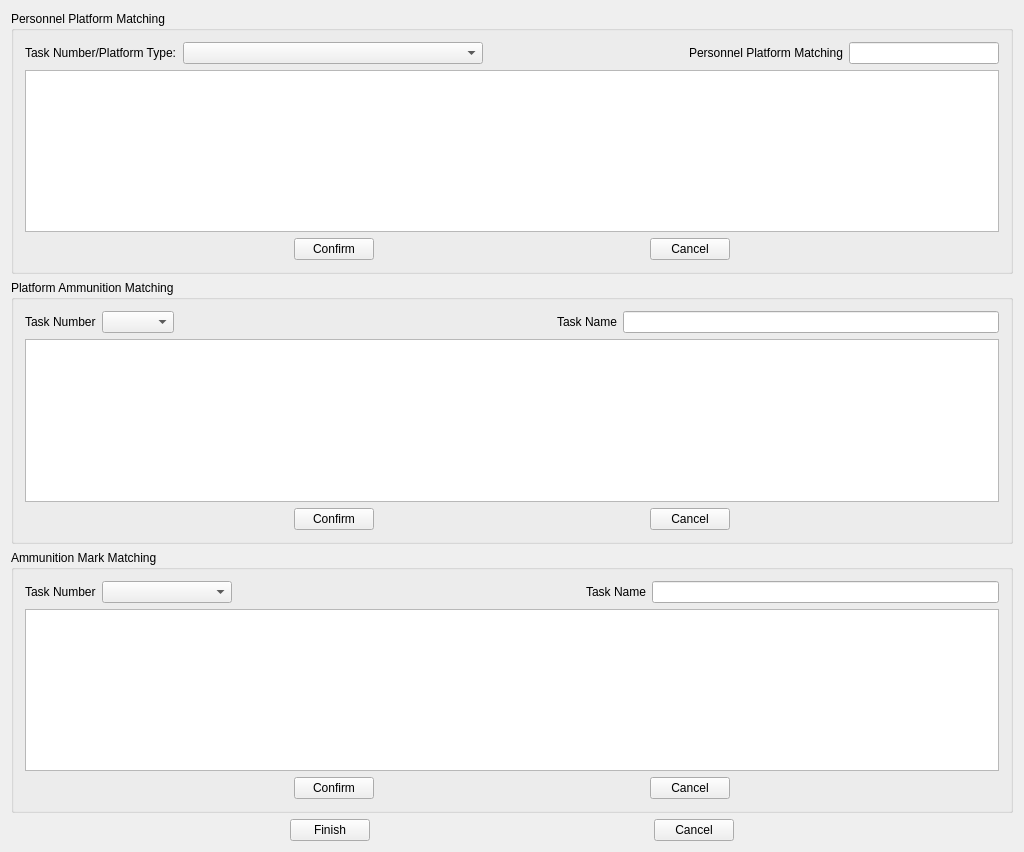
<?xml version="1.0" encoding="UTF-8"?>
<ui version="4.0">
 <class>CDlgMissionAllocation</class>
 <widget class="QWidget" name="CDlgMissionAllocation">
  <property name="geometry">
   <rect>
    <x>0</x>
    <y>0</y>
    <width>1024</width>
    <height>852</height>
   </rect>
  </property>
  <property name="windowTitle">
   <string>CDlgMissionAllocation</string>
  </property>
  <layout class="QVBoxLayout" name="verticalLayout_3" stretch="3,3,3,0">
   <item>
    <widget class="QGroupBox" name="groupBox">
     <property name="title">
      <string>Personnel Platform Matching</string>
     </property>
     <layout class="QVBoxLayout" name="verticalLayout_4">
      <item>
       <layout class="QHBoxLayout" name="horizontalLayout_3">
        <item>
         <widget class="QLabel" name="label_2">
          <property name="text">
           <string>Task Number/Platform Type:</string>
          </property>
         </widget>
        </item>
        <item>
         <widget class="QComboBox" name="comboBoxMissionName">
          <property name="minimumSize">
           <size>
            <width>300</width>
            <height>0</height>
           </size>
          </property>
         </widget>
        </item>
        <item>
         <spacer name="horizontalSpacer_7">
          <property name="orientation">
           <enum>Qt::Horizontal</enum>
          </property>
          <property name="sizeHint" stdset="0">
           <size>
            <width>40</width>
            <height>20</height>
           </size>
          </property>
         </spacer>
        </item>
        <item>
         <widget class="QLabel" name="label_3">
          <property name="text">
           <string>Personnel Platform Matching</string>
          </property>
         </widget>
        </item>
        <item>
         <widget class="QLineEdit" name="lineEditMissionName">
          <property name="sizePolicy">
           <sizepolicy hsizetype="Fixed" vsizetype="Fixed">
            <horstretch>0</horstretch>
            <verstretch>0</verstretch>
           </sizepolicy>
          </property>
          <property name="minimumSize">
           <size>
            <width>150</width>
            <height>0</height>
           </size>
          </property>
         </widget>
        </item>
       </layout>
      </item>
      <item>
       <widget class="QTableWidget" name="tableWidget">
        <property name="sizePolicy">
         <sizepolicy hsizetype="Preferred" vsizetype="Preferred">
          <horstretch>0</horstretch>
          <verstretch>0</verstretch>
         </sizepolicy>
        </property>
        <property name="minimumSize">
         <size>
          <width>940</width>
          <height>140</height>
         </size>
        </property>
       </widget>
      </item>
      <item>
       <layout class="QHBoxLayout" name="horizontalLayout_2">
        <item>
         <spacer name="horizontalSpacer_4">
          <property name="orientation">
           <enum>Qt::Horizontal</enum>
          </property>
          <property name="sizeHint" stdset="0">
           <size>
            <width>40</width>
            <height>20</height>
           </size>
          </property>
         </spacer>
        </item>
        <item>
         <widget class="QPushButton" name="pBEnsure">
          <property name="text">
           <string>Confirm</string>
          </property>
         </widget>
        </item>
        <item>
         <spacer name="horizontalSpacer_5">
          <property name="orientation">
           <enum>Qt::Horizontal</enum>
          </property>
          <property name="sizeHint" stdset="0">
           <size>
            <width>40</width>
            <height>20</height>
           </size>
          </property>
         </spacer>
        </item>
        <item>
         <widget class="QPushButton" name="pBCancel">
          <property name="text">
           <string>Cancel</string>
          </property>
         </widget>
        </item>
        <item>
         <spacer name="horizontalSpacer_6">
          <property name="orientation">
           <enum>Qt::Horizontal</enum>
          </property>
          <property name="sizeHint" stdset="0">
           <size>
            <width>40</width>
            <height>20</height>
           </size>
          </property>
         </spacer>
        </item>
       </layout>
      </item>
     </layout>
    </widget>
   </item>
   <item>
    <widget class="QGroupBox" name="groupBox_2">
     <property name="title">
      <string>Platform Ammunition Matching</string>
     </property>
     <layout class="QVBoxLayout" name="verticalLayout_2">
      <item>
       <layout class="QGridLayout" name="gridLayout_7">
        <item row="0" column="2">
         <spacer name="horizontalSpacer_25">
          <property name="orientation">
           <enum>Qt::Horizontal</enum>
          </property>
          <property name="sizeHint" stdset="0">
           <size>
            <width>118</width>
            <height>20</height>
           </size>
          </property>
         </spacer>
        </item>
        <item row="0" column="3">
         <widget class="QLabel" name="label_5">
          <property name="text">
           <string>Task Name</string>
          </property>
         </widget>
        </item>
        <item row="0" column="0">
         <widget class="QLabel" name="label_6">
          <property name="text">
           <string>Task Number</string>
          </property>
         </widget>
        </item>
        <item row="0" column="1">
         <widget class="QComboBox" name="cbxmode"/>
        </item>
        <item row="0" column="4">
         <widget class="QLineEdit" name="leTaskName">
          <property name="readOnly">
           <bool>true</bool>
          </property>
         </widget>
        </item>
       </layout>
      </item>
      <item>
       <widget class="QTableWidget" name="tbwdata">
        <property name="sizePolicy">
         <sizepolicy hsizetype="Preferred" vsizetype="Preferred">
          <horstretch>0</horstretch>
          <verstretch>0</verstretch>
         </sizepolicy>
        </property>
        <property name="minimumSize">
         <size>
          <width>940</width>
          <height>140</height>
         </size>
        </property>
       </widget>
      </item>
      <item>
       <layout class="QGridLayout" name="gridLayout_8">
        <item row="0" column="0">
         <spacer name="horizontalSpacer_26">
          <property name="orientation">
           <enum>Qt::Horizontal</enum>
          </property>
          <property name="sizeHint" stdset="0">
           <size>
            <width>95</width>
            <height>17</height>
           </size>
          </property>
         </spacer>
        </item>
        <item row="0" column="1">
         <widget class="QPushButton" name="btnconfirm">
          <property name="text">
           <string>Confirm</string>
          </property>
         </widget>
        </item>
        <item row="0" column="2">
         <spacer name="horizontalSpacer_27">
          <property name="orientation">
           <enum>Qt::Horizontal</enum>
          </property>
          <property name="sizeHint" stdset="0">
           <size>
            <width>94</width>
            <height>17</height>
           </size>
          </property>
         </spacer>
        </item>
        <item row="0" column="3">
         <widget class="QPushButton" name="btnexit">
          <property name="text">
           <string>Cancel</string>
          </property>
         </widget>
        </item>
        <item row="0" column="4">
         <spacer name="horizontalSpacer_28">
          <property name="orientation">
           <enum>Qt::Horizontal</enum>
          </property>
          <property name="sizeHint" stdset="0">
           <size>
            <width>95</width>
            <height>17</height>
           </size>
          </property>
         </spacer>
        </item>
       </layout>
      </item>
     </layout>
    </widget>
   </item>
   <item>
    <widget class="QGroupBox" name="groupBox_3">
     <property name="title">
      <string>Ammunition Mark Matching</string>
     </property>
     <layout class="QVBoxLayout" name="verticalLayout">
      <item>
       <layout class="QHBoxLayout" name="horizontalLayout_5">
        <item>
         <widget class="QLabel" name="lbTaskID_2">
          <property name="text">
           <string>Task Number</string>
          </property>
         </widget>
        </item>
        <item>
         <widget class="QComboBox" name="cbxTaskID">
          <property name="minimumSize">
           <size>
            <width>130</width>
            <height>0</height>
           </size>
          </property>
         </widget>
        </item>
        <item>
         <spacer name="horizontalSpacer_17">
          <property name="orientation">
           <enum>Qt::Horizontal</enum>
          </property>
          <property name="sizeHint" stdset="0">
           <size>
            <width>58</width>
            <height>20</height>
           </size>
          </property>
         </spacer>
        </item>
        <item>
         <widget class="QLabel" name="lbTaskName_2">
          <property name="text">
           <string>Task Name</string>
          </property>
         </widget>
        </item>
        <item>
         <widget class="QLineEdit" name="ledtTaskName">
          <property name="minimumSize">
           <size>
            <width>130</width>
            <height>0</height>
           </size>
          </property>
         </widget>
        </item>
       </layout>
      </item>
      <item>
       <widget class="QTableWidget" name="tbwMarkAmmoMatch">
        <property name="sizePolicy">
         <sizepolicy hsizetype="Preferred" vsizetype="Preferred">
          <horstretch>0</horstretch>
          <verstretch>0</verstretch>
         </sizepolicy>
        </property>
        <property name="minimumSize">
         <size>
          <width>940</width>
          <height>140</height>
         </size>
        </property>
       </widget>
      </item>
      <item>
       <layout class="QHBoxLayout" name="horizontalLayout_4">
        <item>
         <spacer name="horizontalSpacer_18">
          <property name="orientation">
           <enum>Qt::Horizontal</enum>
          </property>
          <property name="sizeHint" stdset="0">
           <size>
            <width>110</width>
            <height>20</height>
           </size>
          </property>
         </spacer>
        </item>
        <item>
         <widget class="QPushButton" name="pbtnOK">
          <property name="text">
           <string>Confirm</string>
          </property>
         </widget>
        </item>
        <item>
         <spacer name="horizontalSpacer_20">
          <property name="orientation">
           <enum>Qt::Horizontal</enum>
          </property>
          <property name="sizeHint" stdset="0">
           <size>
            <width>138</width>
            <height>20</height>
           </size>
          </property>
         </spacer>
        </item>
        <item>
         <widget class="QPushButton" name="pbtnCancel">
          <property name="text">
           <string>Cancel</string>
          </property>
         </widget>
        </item>
        <item>
         <spacer name="horizontalSpacer_19">
          <property name="orientation">
           <enum>Qt::Horizontal</enum>
          </property>
          <property name="sizeHint" stdset="0">
           <size>
            <width>110</width>
            <height>20</height>
           </size>
          </property>
         </spacer>
        </item>
       </layout>
      </item>
     </layout>
    </widget>
   </item>
   <item>
    <layout class="QHBoxLayout" name="horizontalLayout">
     <item>
      <spacer name="horizontalSpacer">
       <property name="orientation">
        <enum>Qt::Horizontal</enum>
       </property>
       <property name="sizeHint" stdset="0">
        <size>
         <width>156</width>
         <height>20</height>
        </size>
       </property>
      </spacer>
     </item>
     <item>
      <widget class="QPushButton" name="btnComplete">
       <property name="text">
        <string>Finish</string>
       </property>
      </widget>
     </item>
     <item>
      <spacer name="horizontalSpacer_3">
       <property name="orientation">
        <enum>Qt::Horizontal</enum>
       </property>
       <property name="sizeHint" stdset="0">
        <size>
         <width>166</width>
         <height>20</height>
        </size>
       </property>
      </spacer>
     </item>
     <item>
      <widget class="QPushButton" name="btnCancel_1">
       <property name="text">
        <string>Cancel</string>
       </property>
      </widget>
     </item>
     <item>
      <spacer name="horizontalSpacer_2">
       <property name="orientation">
        <enum>Qt::Horizontal</enum>
       </property>
       <property name="sizeHint" stdset="0">
        <size>
         <width>165</width>
         <height>20</height>
        </size>
       </property>
      </spacer>
     </item>
    </layout>
   </item>
  </layout>
 </widget>
 <layoutdefault spacing="6" margin="11"/>
 <resources/>
 <connections/>
</ui>
